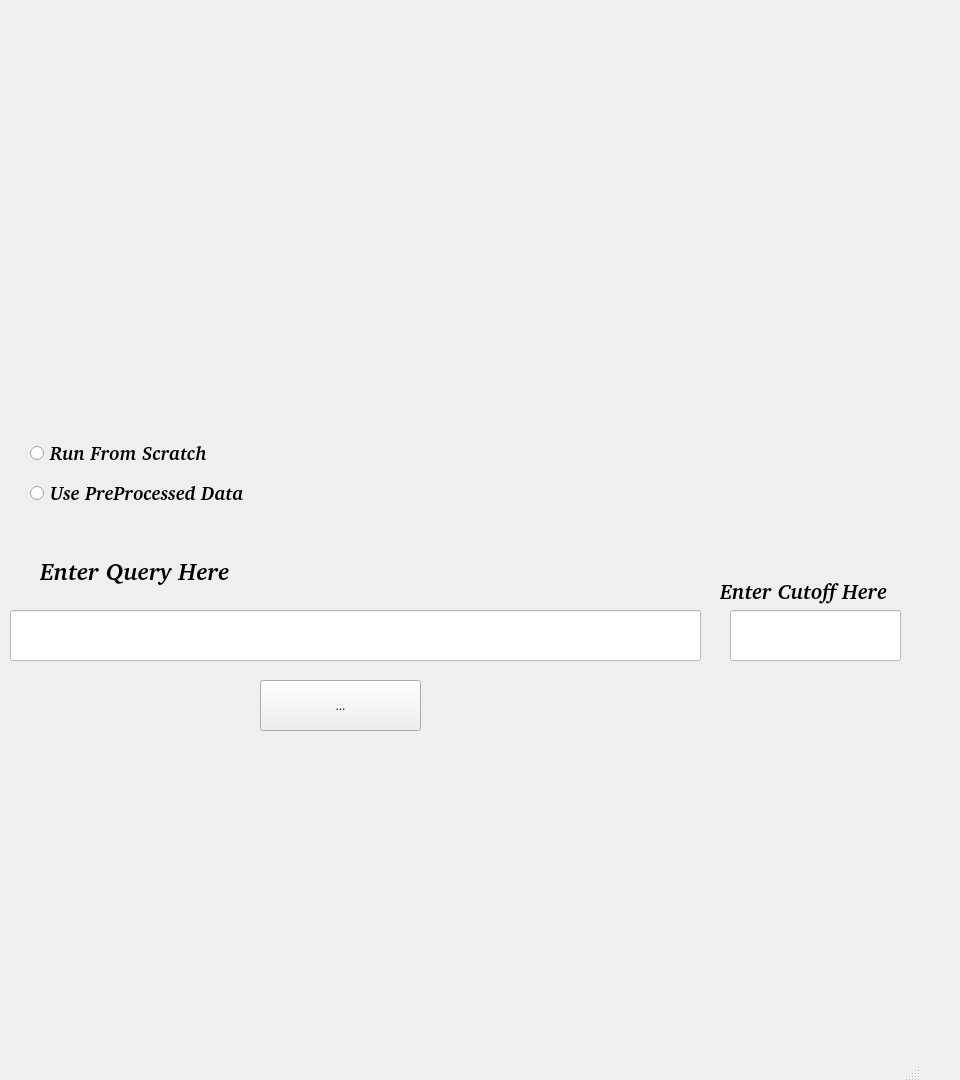
<?xml version="1.0" encoding="UTF-8"?>
<ui version="4.0">
 <class>MainWindow</class>
 <widget class="QMainWindow" name="MainWindow">
  <property name="geometry">
   <rect>
    <x>0</x>
    <y>0</y>
    <width>960</width>
    <height>1080</height>
   </rect>
  </property>
  <property name="maximumSize">
   <size>
    <width>960</width>
    <height>1080</height>
   </size>
  </property>
  <property name="font">
   <font>
    <pointsize>16</pointsize>
   </font>
  </property>
  <property name="windowTitle">
   <string>MainWindow</string>
  </property>
  <property name="styleSheet">
   <string notr="true">
QWidget
{background-image: url(:/images/IR5.png);
  background-repeat: no-repeat;
  background-size: cover;
  width:100%;

}

QLineEdit{
backgound:transparent;
}</string>
  </property>
  <widget class="QWidget" name="centralwidget">
   <widget class="QRadioButton" name="radioButton">
    <property name="geometry">
     <rect>
      <x>30</x>
      <y>480</y>
      <width>309</width>
      <height>26</height>
     </rect>
    </property>
    <property name="font">
     <font>
      <family>URW Gothic [UKWN]</family>
      <pointsize>14</pointsize>
      <weight>75</weight>
      <italic>true</italic>
      <bold>true</bold>
     </font>
    </property>
    <property name="text">
     <string>Use PreProcessed Data</string>
    </property>
    <property name="iconSize">
     <size>
      <width>30</width>
      <height>30</height>
     </size>
    </property>
   </widget>
   <widget class="QRadioButton" name="radioButton_2">
    <property name="geometry">
     <rect>
      <x>30</x>
      <y>440</y>
      <width>309</width>
      <height>26</height>
     </rect>
    </property>
    <property name="font">
     <font>
      <family>URW Gothic [UKWN]</family>
      <pointsize>14</pointsize>
      <weight>75</weight>
      <italic>true</italic>
      <bold>true</bold>
     </font>
    </property>
    <property name="text">
     <string>Run From Scratch</string>
    </property>
    <property name="iconSize">
     <size>
      <width>30</width>
      <height>30</height>
     </size>
    </property>
   </widget>
   <widget class="QLineEdit" name="lineEdit">
    <property name="geometry">
     <rect>
      <x>10</x>
      <y>610</y>
      <width>691</width>
      <height>51</height>
     </rect>
    </property>
    <property name="font">
     <font>
      <pointsize>16</pointsize>
     </font>
    </property>
    <property name="styleSheet">
     <string notr="true">background:white;</string>
    </property>
    <property name="maxLength">
     <number>32756</number>
    </property>
   </widget>
   <widget class="QToolButton" name="toolButton">
    <property name="geometry">
     <rect>
      <x>260</x>
      <y>680</y>
      <width>161</width>
      <height>51</height>
     </rect>
    </property>
    <property name="text">
     <string>...</string>
    </property>
    <property name="icon">
     <iconset resource="resource.qrc">
      <normaloff>:/images/search.png</normaloff>:/images/search.png</iconset>
    </property>
    <property name="iconSize">
     <size>
      <width>400</width>
      <height>400</height>
     </size>
    </property>
   </widget>
   <widget class="QTextBrowser" name="textBrowser">
    <property name="geometry">
     <rect>
      <x>10</x>
      <y>830</y>
      <width>891</width>
      <height>121</height>
     </rect>
    </property>
    <property name="font">
     <font>
      <family>URW Gothic L</family>
      <pointsize>16</pointsize>
      <weight>75</weight>
      <italic>true</italic>
      <bold>true</bold>
     </font>
    </property>
    <property name="styleSheet">
     <string notr="true">background:transparent;</string>
    </property>
   </widget>
   <widget class="QLineEdit" name="lineEdit_2">
    <property name="geometry">
     <rect>
      <x>730</x>
      <y>610</y>
      <width>171</width>
      <height>51</height>
     </rect>
    </property>
    <property name="font">
     <font>
      <pointsize>16</pointsize>
     </font>
    </property>
    <property name="styleSheet">
     <string notr="true">background:white;</string>
    </property>
   </widget>
   <widget class="QLabel" name="label">
    <property name="geometry">
     <rect>
      <x>40</x>
      <y>550</y>
      <width>261</width>
      <height>41</height>
     </rect>
    </property>
    <property name="font">
     <font>
      <family>URW Gothic [UKWN]</family>
      <pointsize>18</pointsize>
      <weight>75</weight>
      <italic>true</italic>
      <bold>true</bold>
     </font>
    </property>
    <property name="styleSheet">
     <string notr="true">background:transparent;</string>
    </property>
    <property name="text">
     <string>Enter Query Here</string>
    </property>
   </widget>
   <widget class="QLabel" name="label_2">
    <property name="geometry">
     <rect>
      <x>720</x>
      <y>570</y>
      <width>261</width>
      <height>41</height>
     </rect>
    </property>
    <property name="font">
     <font>
      <family>URW Gothic [UKWN]</family>
      <pointsize>16</pointsize>
      <weight>75</weight>
      <italic>true</italic>
      <bold>true</bold>
     </font>
    </property>
    <property name="styleSheet">
     <string notr="true">background:transparent;</string>
    </property>
    <property name="text">
     <string>Enter Cutoff Here</string>
    </property>
   </widget>
  </widget>
  <widget class="QMenuBar" name="menubar">
   <property name="geometry">
    <rect>
     <x>0</x>
     <y>0</y>
     <width>960</width>
     <height>24</height>
    </rect>
   </property>
  </widget>
  <widget class="QStatusBar" name="statusbar"/>
 </widget>
 <resources>
  <include location="resource.qrc"/>
 </resources>
 <connections/>
</ui>
